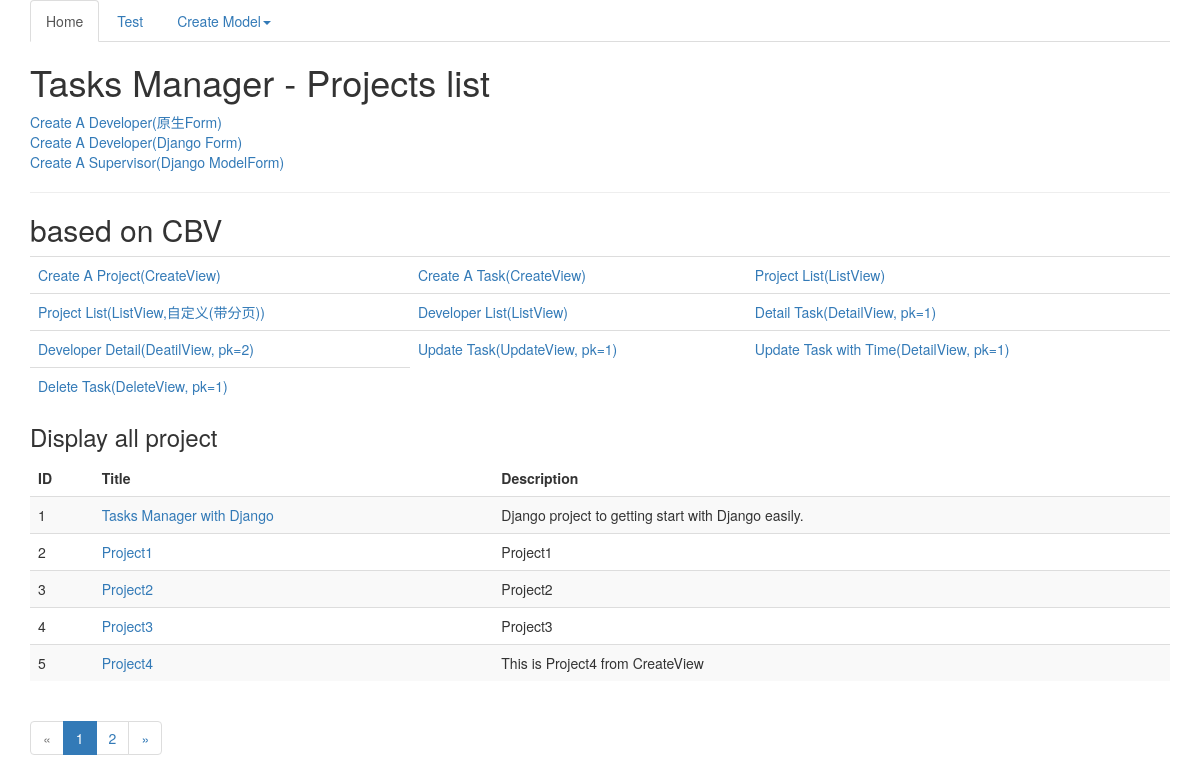
The page / on the database its author committed.
### TasksManager/models.py (models this page shows, shortened)
class Project(models.Model):
    title = models.CharField(max_length=50, verbose_name="Title")
    description = models.CharField(max_length=1000, verbose_name="Description")
    client_name = models.CharField(max_length=1000, verbose_name="Client name")

### TasksManager/views.py (the view)
# urls.py: url(r'^$', 'TasksManager.views.page', name="public_index"),
def page(request):
    projects_list = Project.objects.all()
    page = request.GET.get('page', 1)
    paginator = Paginator(projects_list, 5)
    try:
        all_projects = paginator.page(page)
    except EmptyPage:
        all_projects = paginator.page(paginator.num_pages)
    except PageNotAnInteger:
        all_projects = paginator.page(1)
    return render(request, 'index.html', {'action': "Display all project", 'all_projects': all_projects})

### templates/index.html (shortened to what this page needs)
{% extends "base.html" %}
{% block h1 %}
    Projects list
{% endblock %}
{% block article_content %}
    <a href="{% url 'create_developer' %}">Create A Developer(原生Form)</a><br>
    <a href="{% url 'add_developer' %}">Create A Developer(Django Form)</a><br>
    <a href="{% url 'create_supervisor' %}">Create A Supervisor(Django ModelForm)</a><br>
    <hr>
    <h2>based on CBV</h2>
    <table class="table">
    <tbody>
        <tr><td><a href="{% url 'create_project' %}">Create A Project(CreateView)</a></td>
        <td><a href="{% url 'create_task' %}">Create A Task(CreateView)</a></td>
        <td><a href="{% url 'project_list' %}">Project List(ListView)</a></td>
    </tr>
        <td>
        <a href="{% url 'project_list2' %}">Project List(ListView,自定义(带分页))</a></td>
        <td>
            <a href="{% url 'developer_list' %}">Developer List(ListView)</a></td>
        <td>
            <a href="{% url 'task_detail' '1' %}">Detail Task(DetailView, pk=1)</a>
        </td>
        <td>
        <a href="{% url 'developer_detail' 2 %}">Developer Detail(DeatilView, pk=2)</a></td>
        <td>
            <a href="{% url 'update_task' 1 %}">Update Task(UpdateView, pk=1)</a></td>
        <td>
            <a href="{% url 'update_task_time' '1' %}">Update Task with Time(DetailView, pk=1)</a>
        </td>
        <td>
        <a href="{% url 'task_delete' 1 %}">Delete Task(DeleteView, pk=1)</a></td>
    </tbody>
    </table>
    <h3>{{ action }}</h3>
    {% if all_projects|length > 0 %}
        <table class="table table-striped">
            <thead>
                <tr>
                    <td><strong>ID</strong></td>
                    <td><strong>Title</strong></td>
                    <td><strong>Description</strong></td>
                </tr>
            </thead>
            <tbody>
            {% for project in all_projects %}
                <tr>
                    <td>{{ project.id }}</td>
                    <td><a href="{% url 'project_detail' project.id %}">{{ project.title }}</a></td>
                    <td>{{ project.description }}</td>
                </tr>
            {% endfor %}
            </tbody>
        </table>
    {% else %}
        <span>No project.</span>
    {% endif %}
    {% if all_projects.has_other_pages %}
        <ul class="pagination">
            {% if all_projects.has_previous %}
                <li><a href="?page={{ all_projects.previous_page_number }}">&laquo;</a> </li>
            {% else %}
                <li class="disabled"><span>&laquo;</span></li>
            {% endif %}
            {% for i in all_projects.paginator.page_range %}
                {% if all_projects.number == i %}
                    <li class="active"><span>{{ i }}<span class="sr-only">(current)</span></span></li>
                {% else %}
                    <li><a href="?page={{ i }}">{{ i }}</a> </li>
                {% endif %}
            {% endfor %}
            {% if all_projects.has_next %}
                <li><a href="?page={{ all_projects.next_page_number }}">&raquo;</a> </li>
            {% else %}
                <li class="disabled"><span>&raquo;</span></li>
            {% endif %}
        </ul>
    {% endif %}
{% endblock %}

### rows shown on the page
Project: id "1", title "Tasks Manager with Django", description "Django project to getting start with Django easily."
Project: id "2", title "Project1", description "Project1"
Project: id "3", title "Project2", description "Project2"
Project: id "4", title "Project3", description "Project3"
Project: id "5", title "Project4", description "This is Project4 from CreateView"

### other values the page prints
{{ action }} "Display all project"
{{ i }} "1"
{{ i }} "2"
